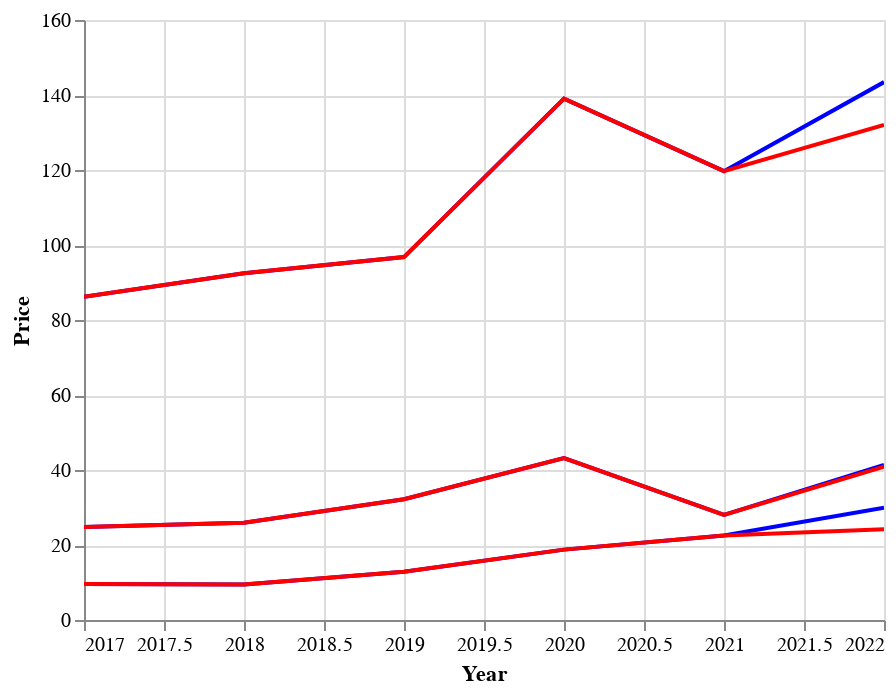

The cell this chart's notebook holds for it:
### Markdown cell above
We see that there are three stocks in our testset. We want to plot the actual stock prices for these three stocks in red and the predicted stock data in blue. [Reference](https://github.com/altair-viz/altair/issues/968)

### Code cell
base = alt.Chart(df_plot.reset_index()).encode(x=alt.X('Year',scale=alt.Scale(domain=(2017,2022)), axis=alt.Axis(format='', title='Year')))
alt.layer(
    base.mark_line(color='blue').encode(y=alt.Y('Prediction1',axis=alt.Axis(title='Price'))),
    base.mark_line(color='red').encode(y='Actual1'),
    base.mark_line(color='blue').encode(y='Prediction2'),
    base.mark_line(color='red').encode(y='Actual2'),
    base.mark_line(color='blue').encode(y='Prediction3'),
    base.mark_line(color='red').encode(y='Actual3')
).interactive()

### Figure 1 — Vega-Lite specification as saved in the notebook (floating-point values rounded to 4 significant figures)
{"config": {"view": {"continuousWidth": 400, "continuousHeight": 300}}, "layer": [{"mark": {"type": "line", "color": "blue"}, "encoding": {"x": {"axis": {"format": "", "title": "Year"}, "field": "Year", "scale": {"domain": [2017, 2022]}, "type": "quantitative"}, "y": {"axis": {"title": "Price"}, "field": "Prediction1", "type": "quantitative"}}, "selection": {"selector002": {"type": "interval", "bind": "scales", "encodings": ["x", "y"]}}}, {"mark": {"type": "line", "color": "red"}, "encoding": {"x": {"axis": {"format": "", "title": "Year"}, "field": "Year", "scale": {"domain": [2017, 2022]}, "type": "quantitative"}, "y": {"field": "Actual1", "type": "quantitative"}}}, {"mark": {"type": "line", "color": "blue"}, "encoding": {"x": {"axis": {"format": "", "title": "Year"}, "field": "Year", "scale": {"domain": [2017, 2022]}, "type": "quantitative"}, "y": {"field": "Prediction2", "type": "quantitative"}}}, {"mark": {"type": "line", "color": "red"}, "encoding": {"x": {"axis": {"format": "", "title": "Year"}, "field": "Year", "scale": {"domain": [2017, 2022]}, "type": "quantitative"}, "y": {"field": "Actual2", "type": "quantitative"}}}, {"mark": {"type": "line", "color": "blue"}, "encoding": {"x": {"axis": {"format": "", "title": "Year"}, "field": "Year", "scale": {"domain": [2017, 2022]}, "type": "quantitative"}, "y": {"field": "Prediction3", "type": "quantitative"}}}, {"mark": {"type": "line", "color": "red"}, "encoding": {"x": {"axis": {"format": "", "title": "Year"}, "field": "Year", "scale": {"domain": [2017, 2022]}, "type": "quantitative"}, "y": {"field": "Actual3", "type": "quantitative"}}}], "data": {"name": "data-0aa8e6da428a9b96d5906d80848c13f1"}, "$schema": "https://vega.github.io/schema/vega-lite/v4.17.0.json", "datasets": {"data-0aa8e6da428a9b96d5906d80848c13f1": [{"index": 0, "Prediction1": 9.618, "Prediction2": 86.19, "Prediction3": 24.83, "Actual1": 9.618, "Actual2": 86.19, "Actual3": 24.83, "Year": 2017}, {"index": 1, "Prediction1": 9.477, "Prediction2": 92.48, "Prediction3": 25.91, "Actual1": 9.477, "Actual2": 92.48, "Actual3": 25.91, "Year": 2018}, {"index": 2, "Prediction1": 12.86, "Prediction2": 96.78, "Prediction3": 32.19, "Actual1": 12.86, "Actual2": 96.78, "Actual3": 32.19, "Year": 2019}, {"index": 3, "Prediction1": 18.77, "Prediction2": 139.0, "Prediction3": 43.18, "Actual1": 18.77, "Actual2": 139.0, "Actual3": 43.18, "Year": 2020}, {"index": 4, "Prediction1": 22.52, "Prediction2": 119.7, "Prediction3": 28.02, "Actual1": 22.52, "Actual2": 119.7, "Actual3": 28.02, "Year": 2021}, {"index": 0, "Prediction1": 29.93, "Prediction2": 143.4, "Prediction3": 41.33, "Actual1": 24.21, "Actual2": 132.0, "Actual3": 40.86, "Year": 2022}]}}
